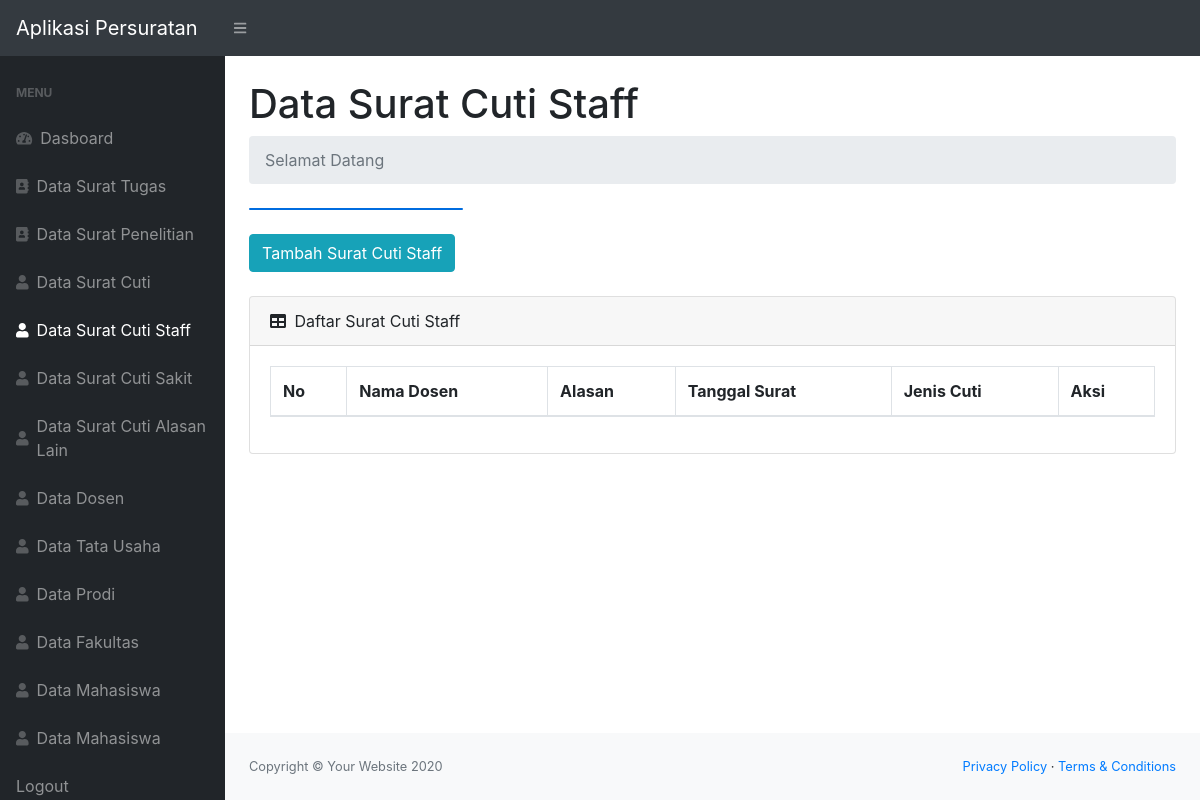
The app's page /cutistaff.php (signed in), older data.
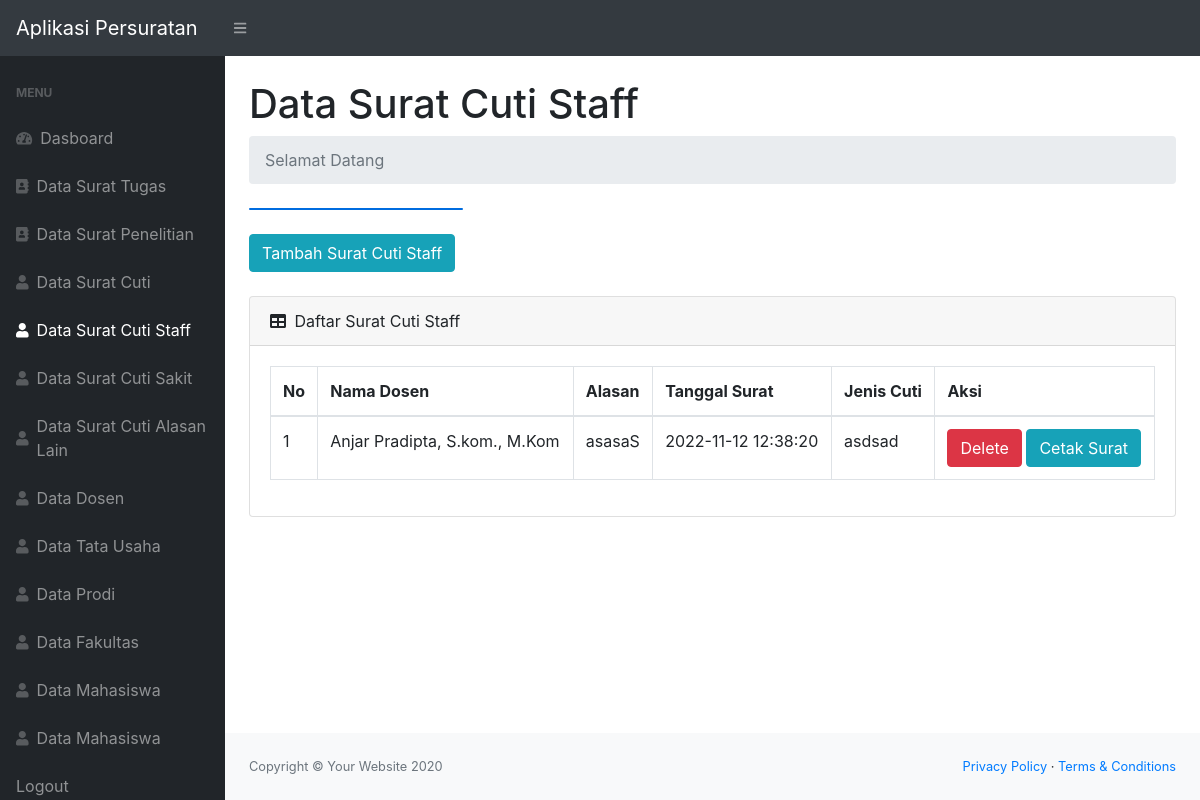
The same page, newer data.
### tables this page shows
CREATE TABLE `suratcutistaff` (
  `idcuti` int(11) NOT NULL,
  `alasancuti` varchar(40) NOT NULL,
  `nip` varchar(90) NOT NULL,
  `alamatcuti` varchar(90) NOT NULL,
  `tglsur` datetime NOT NULL DEFAULT current_timestamp(),
  `jeniscuti` varchar(30) NOT NULL,
  `tglselesai` date NOT NULL,
  `tglmulai` date NOT NULL,
  `idfak` int(11) NOT NULL,
  `nocut` varchar(50) NOT NULL
);

CREATE TABLE `dosen` (
  `iddosen` int(11) NOT NULL,
  `nama` varchar(50) NOT NULL,
  `nip` int(20) NOT NULL,
  `jabatan` varchar(10) NOT NULL,
  `notlp` char(16) NOT NULL
);

### cutistaff.php (the view, shortened to what the changed rows need)
<?php
$con = mysqli_connect('localhost','root','','suratuniv');
 ?>
<!DOCTYPE html>
<html lang="en">
    <head>
        <link href="css/styles.css" rel="stylesheet" />
        <link href="https://cdn.datatables.net/1.10.20/css/dataTables.bootstrap4.min.css" rel="stylesheet" />
    </head>
    <body class="sb-nav-fixed">
        <div id="layoutSidenav">
            <div id="layoutSidenav_content">
                <main>
                    <div class="container-fluid">
                        <h1 class="mt-4">Data Surat Cuti Staff </h1>
                        <div class="card mb-4">
                            <div class="card-body">
                                <div class="table-responsive">
                                    <table class="table table-bordered" id="dataTable" width="100%" cellspacing="0">
                                        <thead>
                                            <tr>
                                                <th>No</th>
                                                <th>Nama Dosen</th>
                                                <th>Alasan</th>
                                                <th>Tanggal Surat</th>
                                                <th>Jenis Cuti</th>
                                                <th>Aksi</th>
                                            </tr>
                                        </thead>
                                        <tbody>
                                            <?php
                                            $get = mysqli_query($con, "SELECT* FROM suratcutistaff  k, dosen s where s.nip =k.nip");
                                            $i =1;
                                            while($p=mysqli_fetch_array($get)){
                                            ?>
                                            <tr>
                                                <td><?=$i++?></td>
                                                <td><?=$p['nama']?></td>
                                                <td><?=$p['alasancuti']?></td>
                                                <td><?=$p['tglsur']?></td>
                                                <td><?=$p['jeniscuti']?></td>
                                                <td>
                                                        <button type="button" class="btn btn-danger" data-toggle="modal" data-target="#delete<?=$p['idcuti'];?>">
                                                            Delete
                                                        </button>
                                                        <a href="printcutistaff.php?idcuti=<?=$p['idcuti']?>" class="btn btn-info" >Cetak Surat</a>
                                                </td>
                                            </tr>
                                            <?php
                                            };
                                            ?>
                                        </tbody>
                                    </table>
                                </div>
                            </div>
                        </div>
                    </div>
                </main>
            </div>
        </div>
    </body>
</html>

Row changes from the older to the newer data that the page shows:
added suratcutistaff: dosen.nama "Anjar Pradipta, S.kom., M.Kom", alasancuti "asasaS", tglsur "2022-11-12 12:38:20", jeniscuti "asdsad"
